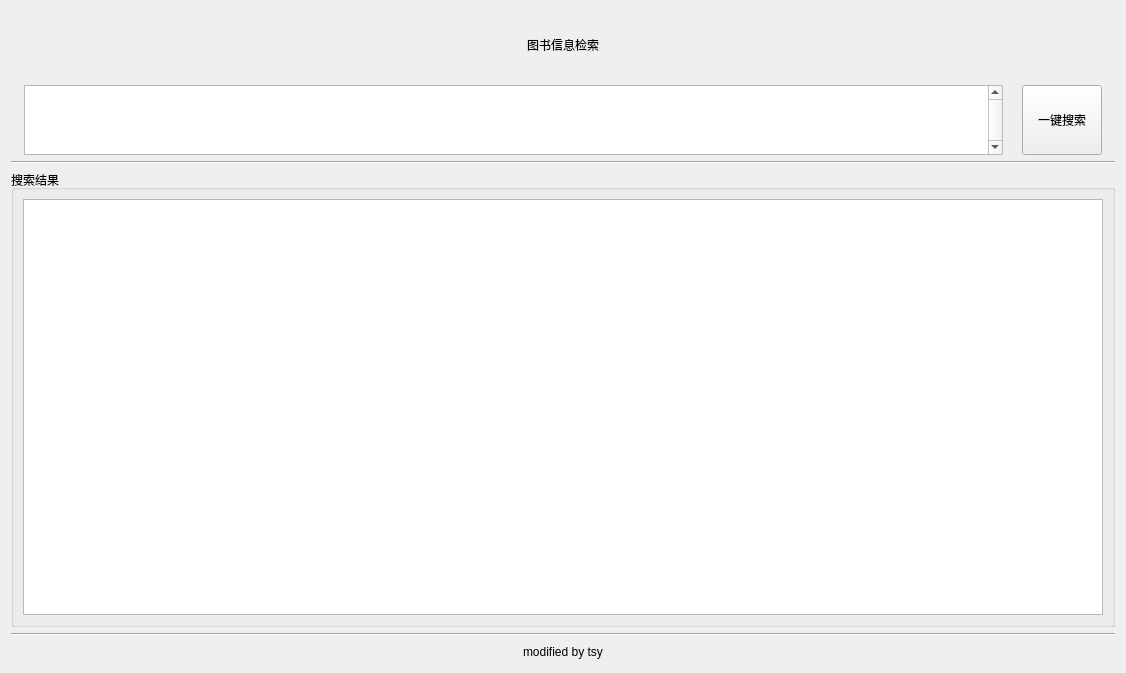
<?xml version="1.0" encoding="UTF-8"?>
<ui version="4.0">
 <class>Form</class>
 <widget class="QWidget" name="Form">
  <property name="geometry">
   <rect>
    <x>0</x>
    <y>0</y>
    <width>1126</width>
    <height>673</height>
   </rect>
  </property>
  <property name="windowTitle">
   <string>Library</string>
  </property>
  <property name="windowIcon">
   <iconset>
    <normaloff>favicon.ico</normaloff>favicon.ico</iconset>
  </property>
  <property name="autoFillBackground">
   <bool>true</bool>
  </property>
  <layout class="QVBoxLayout" name="verticalLayout" stretch="3,1,0,20,0,0">
   <item>
    <layout class="QHBoxLayout" name="horizontalLayout_2">
     <item>
      <spacer name="horizontalSpacer">
       <property name="orientation">
        <enum>Qt::Horizontal</enum>
       </property>
       <property name="sizeHint" stdset="0">
        <size>
         <width>40</width>
         <height>20</height>
        </size>
       </property>
      </spacer>
     </item>
     <item>
      <widget class="QLabel" name="label">
       <property name="text">
        <string>图书信息检索</string>
       </property>
      </widget>
     </item>
     <item>
      <spacer name="horizontalSpacer_2">
       <property name="orientation">
        <enum>Qt::Horizontal</enum>
       </property>
       <property name="sizeHint" stdset="0">
        <size>
         <width>40</width>
         <height>20</height>
        </size>
       </property>
      </spacer>
     </item>
    </layout>
   </item>
   <item>
    <layout class="QHBoxLayout" name="horizontalLayout">
     <property name="leftMargin">
      <number>13</number>
     </property>
     <item>
      <widget class="QPlainTextEdit" name="wordsget">
       <property name="cursor" stdset="0">
        <cursorShape>IBeamCursor</cursorShape>
       </property>
       <property name="midLineWidth">
        <number>0</number>
       </property>
       <property name="verticalScrollBarPolicy">
        <enum>Qt::ScrollBarAlwaysOn</enum>
       </property>
       <property name="readOnly">
        <bool>false</bool>
       </property>
       <property name="plainText">
        <string notr="true" comment="1"/>
       </property>
       <property name="overwriteMode">
        <bool>true</bool>
       </property>
       <property name="placeholderText">
        <string>请输入关键词......</string>
       </property>
      </widget>
     </item>
     <item>
      <spacer name="horizontalSpacer_3">
       <property name="orientation">
        <enum>Qt::Horizontal</enum>
       </property>
       <property name="sizeType">
        <enum>QSizePolicy::Minimum</enum>
       </property>
       <property name="sizeHint" stdset="0">
        <size>
         <width>13</width>
         <height>1</height>
        </size>
       </property>
      </spacer>
     </item>
     <item>
      <widget class="QPushButton" name="searchButton">
       <property name="sizePolicy">
        <sizepolicy hsizetype="Minimum" vsizetype="Minimum">
         <horstretch>0</horstretch>
         <verstretch>0</verstretch>
        </sizepolicy>
       </property>
       <property name="cursor">
        <cursorShape>PointingHandCursor</cursorShape>
       </property>
       <property name="text">
        <string>一键搜索</string>
       </property>
      </widget>
     </item>
     <item>
      <spacer name="horizontalSpacer_4">
       <property name="orientation">
        <enum>Qt::Horizontal</enum>
       </property>
       <property name="sizeType">
        <enum>QSizePolicy::Minimum</enum>
       </property>
       <property name="sizeHint" stdset="0">
        <size>
         <width>13</width>
         <height>1</height>
        </size>
       </property>
      </spacer>
     </item>
    </layout>
   </item>
   <item>
    <widget class="Line" name="line">
     <property name="orientation">
      <enum>Qt::Horizontal</enum>
     </property>
    </widget>
   </item>
   <item>
    <widget class="QGroupBox" name="groupBox">
     <property name="title">
      <string>搜索结果</string>
     </property>
     <layout class="QVBoxLayout" name="verticalLayout_2">
      <item>
       <layout class="QHBoxLayout" name="horizontalLayout_3">
        <item>
         <widget class="QTextBrowser" name="result"/>
        </item>
       </layout>
      </item>
     </layout>
    </widget>
   </item>
   <item>
    <widget class="Line" name="line_2">
     <property name="orientation">
      <enum>Qt::Horizontal</enum>
     </property>
    </widget>
   </item>
   <item>
    <layout class="QHBoxLayout" name="horizontalLayout_7">
     <item>
      <spacer name="horizontalSpacer_5">
       <property name="orientation">
        <enum>Qt::Horizontal</enum>
       </property>
       <property name="sizeHint" stdset="0">
        <size>
         <width>40</width>
         <height>20</height>
        </size>
       </property>
      </spacer>
     </item>
     <item>
      <widget class="QLabel" name="label_2">
       <property name="text">
        <string>modified by tsy</string>
       </property>
      </widget>
     </item>
     <item>
      <spacer name="horizontalSpacer_6">
       <property name="orientation">
        <enum>Qt::Horizontal</enum>
       </property>
       <property name="sizeHint" stdset="0">
        <size>
         <width>40</width>
         <height>20</height>
        </size>
       </property>
      </spacer>
     </item>
    </layout>
   </item>
  </layout>
 </widget>
 <resources/>
 <connections/>
</ui>
